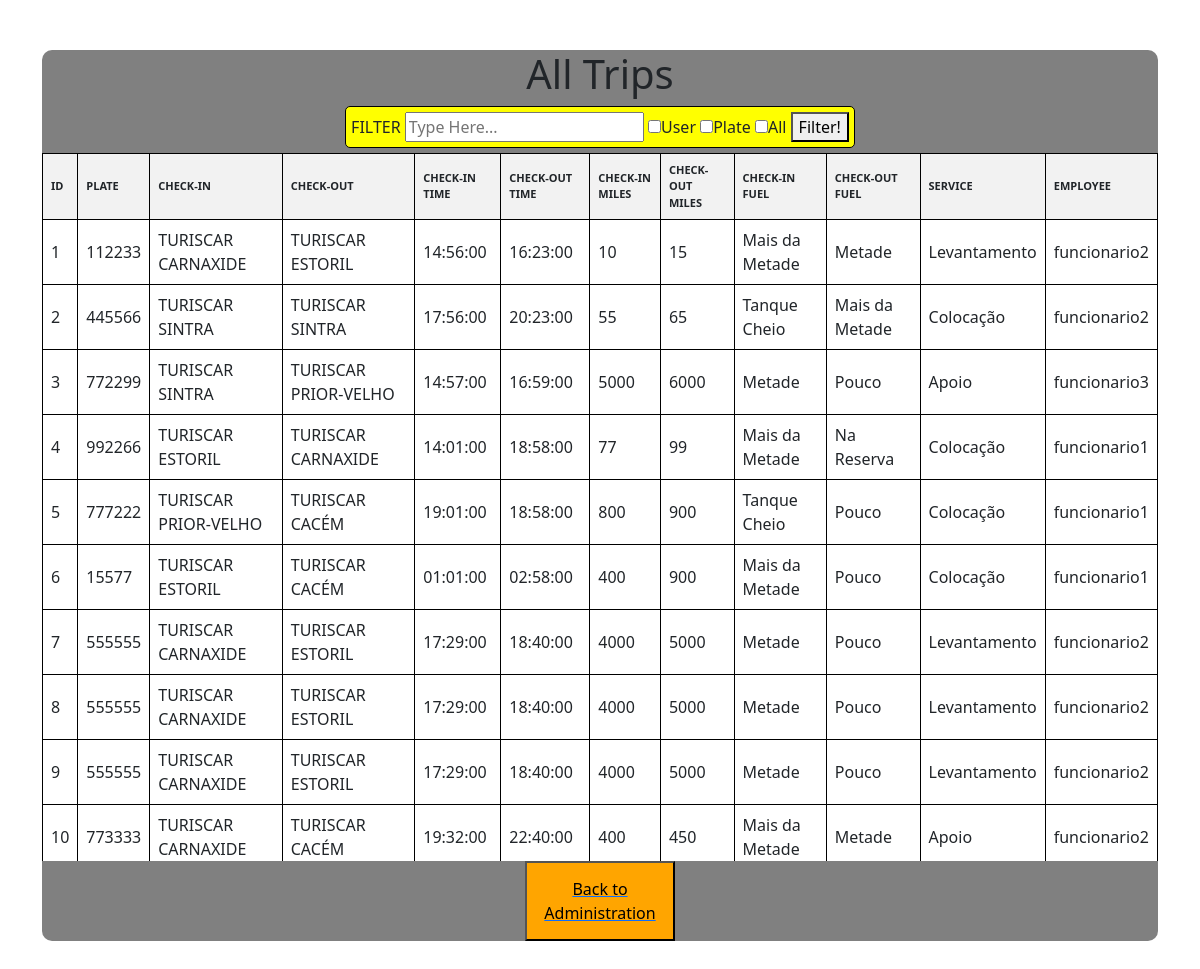
The app's page /see-all-trips (signed in), older data.
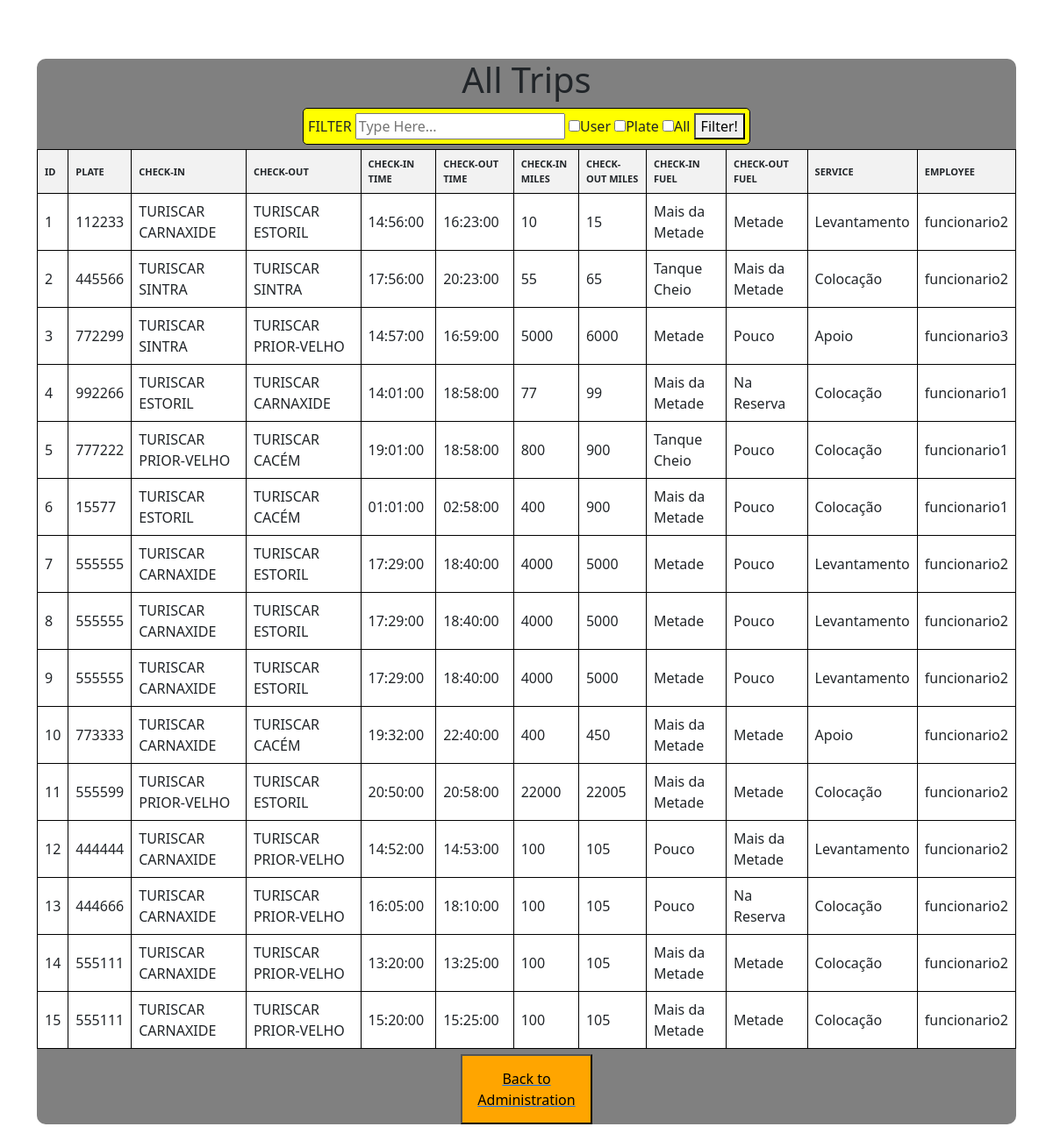
The same page, newer data.
### app/models/tables_db.py (models this page shows, shortened)
class Trip(database.Model, UserMixin):
    __tablename__ = "trips"
    id = database.Column(database.Integer, primary_key=True, autoincrement=True)
    plate = database.Column(database.Integer, nullable=True)
    departure_place = database.Column(database.String, nullable=True)
    arrive_place = database.Column(database.String, nullable=True)
    departure_time = database.Column(database.Time, nullable=True)
    arrive_time = database.Column(database.Time, nullable=True)
    departure_miles = database.Column(database.Integer, nullable=True)
    arrive_miles = database.Column(database.Integer, nullable=True)
    departure_fuel = database.Column(database.String, nullable=True)
    arrive_fuel = database.Column(database.String, nullable=True)
    service = database.Column(database.String, nullable=True)
    user_id = database.Column(database.Integer, database.ForeignKey('users.nif'))  # Key to reference with column Id(Users DB)
    user = database.Column(database.String, nullable=True)
    user_object = database.relationship('User', back_populates='trips')

### app/controllers/routes.py (the view)
@app.route('/see-all-trips')
@login_required  # Verify if user is Login
@adm_required
def see_all_trips():
    search_query = request.args.get('search_query', '').strip()
    user_filter = 'search_by_user' in request.args
    plate_filter = 'search_by_plate' in request.args
    all_filter = 'search_all' in request.args
    trips_query = Trip.query
    if search_query:
        if not user_filter and not plate_filter and not all_filter:
            flash('Please select at last one filter option', 'error')
        else:
            if user_filter:
                users = User.query.filter(User.user.contains(search_query)).all()
                trips_query = trips_query.filter(Trip.user.in_([username.user for username in users]))
            elif plate_filter:
                try:
                    plate_query = int(search_query)
                    trips_query = trips_query.filter(Trip.plate == int(search_query))
                except ValueError:
                    flash('Invalid input for plate filter(ONLY NUMBERS)', 'error')
                    return redirect(url_for('see_all_trips'))
    else:
        if all_filter:
            trips = trips_query.all()
    trips = trips_query.all()
    return render_template('all_trips.html', trips=trips)

### app/__init__.py (called while the page is built)
@login_manager.user_loader
def load_user(user_nif):
    return User.query.get(int(user_nif))

### app/controllers/routes.py (called while the page is built)
def adm_required(func):
    @wraps(func)
    def decorate_view(*args, **kwargs):
        if current_user.is_authenticated and current_user.position == "ADM":
            return func(*args, **kwargs)
        else:
            return unauthorized(401)
    return decorate_view

### app/templates/all_trips.html (shortened to what this page needs)
<!DOCTYPE html>
<html lang="en">
<head>
    <link rel="stylesheet" href="{{ url_for('static', filename='css/bootstrap.min.css') }}">
    <link rel="stylesheet" href="{{ url_for('static', filename='my_css/style_all_users.css') }}">
</head>
<body>
<div class="container">
    <div class="all-table">
        <h1>All Trips</h1>
        <div class="search-bar" style="border: 1px solid black; border-radius: 5px; background-color: yellow; padding: 5px; margin-bottom: 5px;">
            <form method="get" action="{{ url_for('see_all_trips') }}">
                <label for="search">FILTER</label>
                <input type="text" id="search" name="search_query" placeholder="Type Here...">
                <label><input type="checkbox" name="search_by_user">User</label>
                <label><input type="checkbox" name="search_by_plate">Plate</label>
                <label><input type="checkbox" name="search_all">All</label>
                <button type="submit">Filter!</button>
            </form>
        </div>
            <div class="all-table-form">
                <table>
                    <thead>
                        <tr>
                            <th>ID</th>
                            <th>PLATE</th>
                            <th>CHECK-IN</th>
                            <th>CHECK-OUT</th>
                            <th>CHECK-IN TIME</th>
                            <th>CHECK-OUT TIME</th>
                            <th>CHECK-IN MILES</th>
                            <th>CHECK-OUT MILES</th>
                            <th>CHECK-IN FUEL</th>
                            <th>CHECK-OUT FUEL</th>
                            <th>SERVICE</th>
                            <th>EMPLOYEE</th>
                        </tr>
                    </thead>
                    <tbody>
                        {% if trips %}
                            {% for trip in trips %}
                            <tr>
                                <td>{{ trip.id }}</td>
                                <td>{{ trip.plate }}</td>
                                <td>{{ trip.departure_place }}</td>
                                <td>{{ trip.arrive_place }}</td>
                                <td>{{ trip.departure_time }}</td>
                                <td>{{ trip.arrive_time }}</td>
                                <td>{{ trip.departure_miles }}</td>
                                <td>{{ trip.arrive_miles }}</td>
                                <td>{{ trip.departure_fuel }}</td>
                                <td>{{ trip.arrive_fuel }}</td>
                                <td>{{ trip.service }}</td>
                                <td>{{ trip.user }}</td>
                            </tr>
                            {% endfor %}
                        {% else %}
                            <tr>
                                <td colspan="12">Nenhum resultado encontrado.</td>
                            </tr>
                        {% endif %}
                    </tbody>
                </table>
            </div>
        <a href="{{ url_for('administration') }}">
            <button class="btn-back">Back to Administration</button>
        </a>
    </div>
</div>
</body>
</html>

### app/static/my_css/style_all_users.css (style rules this page uses)
.container { display:flex; align-items: center; justify-content: center; width: 100%; height:100vh; }
.all-table { background-color: gray; border-radius: 10px; width:100%; height: 90%; display:flex; justify-content: center; flex-direction: column; align-items: center; }
table { border-collapse: collapse; width: 100%; margin-bottom: 10px; }
th, td { border: 1px solid black; padding: 8px; text-align: left; background-color: white; }
th { background-color: #f2f2f2; font-size: 11px; }
.btn-back { width: 150px; height: 80px; background-color: orange; display: flex; align-items: center; justify-content: center; }
.all-table-form { overflow: auto; }

Row changes from the older to the newer data that the page shows:
added Trip: id "11", plate "555599", departure_place "TURISCAR PRIOR-VELHO", arrive_place "TURISCAR ESTORIL", departure_time "20:50:00", arrive_time "20:58:00", departure_miles "22000", arrive_miles "22005", departure_fuel "Mais da Metade", arrive_fuel "Metade", service "Colocação", user "funcionario2"
added Trip: id "12", plate "444444", departure_place "TURISCAR CARNAXIDE", arrive_place "TURISCAR PRIOR-VELHO", departure_time "14:52:00", arrive_time "14:53:00", departure_miles "100", arrive_miles "105", departure_fuel "Pouco", arrive_fuel "Mais da Metade", service "Levantamento", user "funcionario2"
added Trip: id "13", plate "444666", departure_place "TURISCAR CARNAXIDE", arrive_place "TURISCAR PRIOR-VELHO", departure_time "16:05:00", arrive_time "18:10:00", departure_miles "100", arrive_miles "105", departure_fuel "Pouco", arrive_fuel "Na Reserva", service "Colocação", user "funcionario2"
added Trip: id "14", plate "555111", departure_place "TURISCAR CARNAXIDE", arrive_place "TURISCAR PRIOR-VELHO", departure_time "13:20:00", arrive_time "13:25:00", departure_miles "100", arrive_miles "105", departure_fuel "Mais da Metade", arrive_fuel "Metade", service "Colocação", user "funcionario2"
added Trip: id "15", plate "555111", departure_place "TURISCAR CARNAXIDE", arrive_place "TURISCAR PRIOR-VELHO", departure_time "15:20:00", arrive_time "15:25:00", departure_miles "100", arrive_miles "105", departure_fuel "Mais da Metade", arrive_fuel "Metade", service "Colocação", user "funcionario2"
